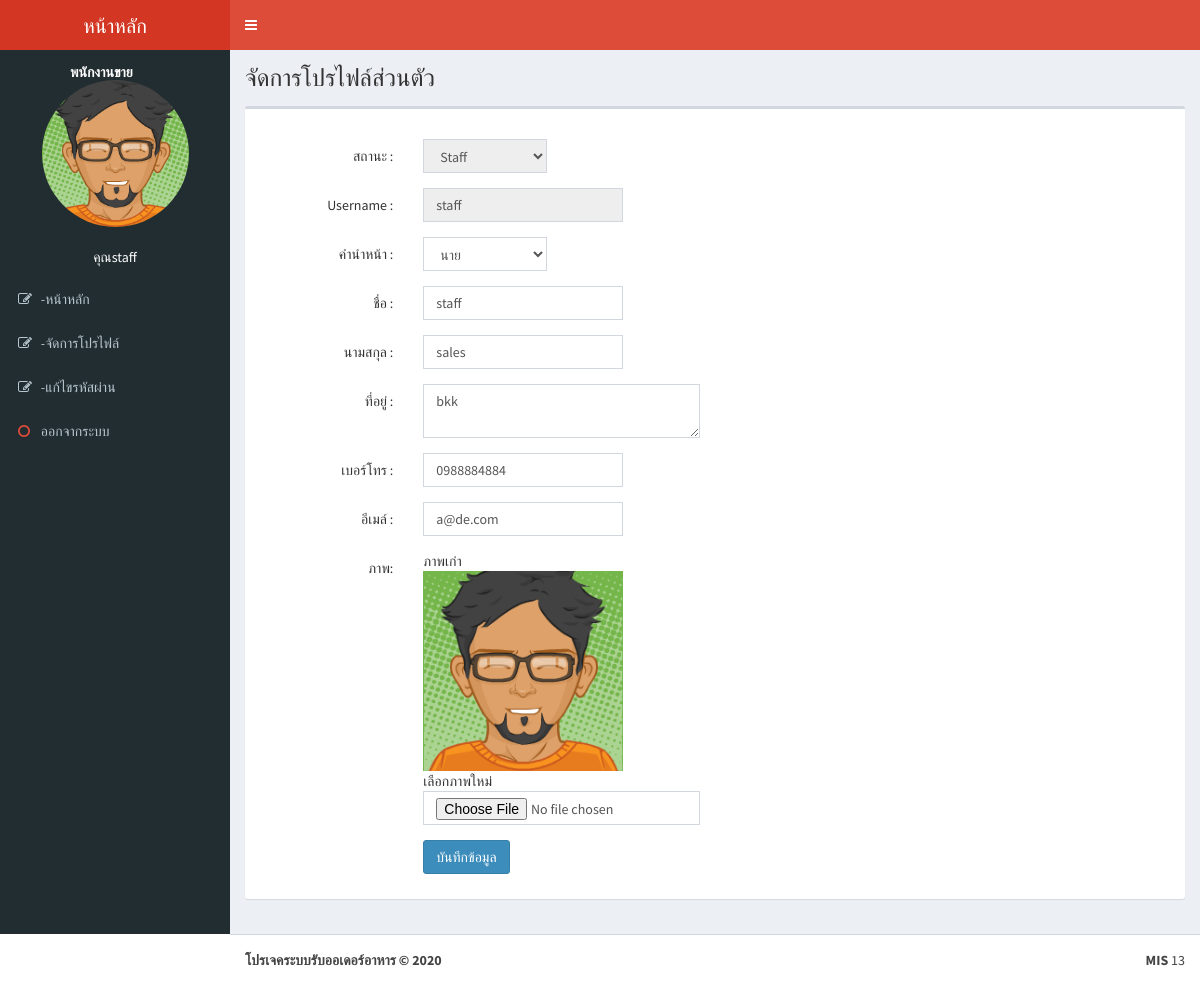
The app's page /pos/member.php (signed in) with its own data.
### tables this page shows
CREATE TABLE `tbl_member` (
  `m_id` int(11) NOT NULL,
  `m_username` varchar(50) NOT NULL,
  `m_password` varchar(50) NOT NULL,
  `m_firstname` varchar(50) NOT NULL,
  `m_name` varchar(100) NOT NULL,
  `m_lastname` varchar(100) NOT NULL,
  `m_img` varchar(100) DEFAULT NULL,
  `m_address` varchar(255) NOT NULL,
  `m_phone` varchar(20) NOT NULL,
  `m_email` varchar(50) NOT NULL,
  `m_level` varchar(10) NOT NULL,
  `m_datesave` timestamp NOT NULL DEFAULT current_timestamp()
);

### pos/member_form_edit.php (the view, shortened to what this page needs)
<?php
$sql = "SELECT * FROM tbl_member WHERE m_id=$m_id";
$result = mysqli_query($con, $sql) or die ("Error in query: $sql " . mysqli_error());
$row = mysqli_fetch_array($result);
extract($row);
?>
<form action="member_form_edit_db.php" method="post" class="form-horizontal" enctype="multipart/form-data">
  <div class="form-group">
    <div class="col-sm-2 control-label">
      สถานะ :
    </div>
    <div class="col-sm-2">
      <select name="m_level" class="form-control" required disabled>
         <option value="<?php echo $row['m_level'];?>">
          <?php echo $row['m_level'];?>
        </option>
      </select>
    </div>
  </div>
  <div class="form-group">
    <div class="col-sm-2 control-label">
      Username :
    </div>
    <div class="col-sm-3">
      <input type="text" name="m_username" required class="form-control" autocomplete="off" value="<?php echo $row['m_username'];?>" disabled>
    </div>
  </div>
  <div class="form-group">
    <div class="col-sm-2 control-label">
      คำนำหน้า :
    </div>
    <div class="col-sm-2">
      <select name="m_firstname" class="form-control" required>
        <option value="<?php echo $row['m_firstname'];?>">
          <?php echo $row['m_firstname'];?>
        </option>
      </select>
    </div>
  </div>
  <div class="form-group">
    <div class="col-sm-2 control-label">
      ชื่อ :
    </div>
    <div class="col-sm-3">
      <input type="text" name="m_name" required class="form-control" value="<?php echo $row['m_name'];?>">
    </div>
  </div>
  <div class="form-group">
    <div class="col-sm-2 control-label">
      นามสกุล :
    </div>
    <div class="col-sm-3">
      <input type="text" name="m_lastname" required class="form-control" value="<?php echo $row['m_lastname'];?>">
    </div>
  </div>
  <div class="form-group">
    <div class="col-sm-2 control-label">
      ที่อยู่ :
    </div>
    <div class="col-sm-4">
      <textarea name="m_address" required class="form-control"><?php echo $row['m_address'];?></textarea>
    </div>
  </div>
  <div class="form-group">
    <div class="col-sm-2 control-label">
      เบอร์โทร :
    </div>
    <div class="col-sm-3">
      <input type="text" name="m_phone" required class="form-control" value="<?php echo $row['m_phone'];?>">
    </div>
  </div>
  <div class="form-group">
    <div class="col-sm-2 control-label">
      อีเมล์ :
    </div>
    <div class="col-sm-3">
      <input type="email" name="m_email" required class="form-control" value="<?php echo $row['m_email'];?>">
    </div>
  </div>
  <div class="form-group">
    <div class="col-sm-2 control-label">
      ภาพ:
    </div>
    <div class="col-sm-4">
      ภาพเก่า <br>
      <img src="../people_img/<?php echo $row['m_img'];?>" width="200px">
      <br>
      เลือกภาพใหม่ <br>
      <input type="file" name="m_img"  class="form-control" accept="image/*">
    </div>
  </div>
  <div class="form-group">
    <div class="col-sm-2">
    </div>
    <div class="col-sm-3">
      <button type="submit" class="btn btn-primary">บันทึกข้อมูล</button>
    </div>
  </div>
</form>

### pos/menu_left.php
<aside class="main-sidebar">
  <section class="sidebar">
    <div class="user-panel">
      <div class="pull-left image">
        <br/>
        <center>
        <img src="../people_img/<?php echo $m_img;?>" class="img-circle" width="70%">
        <br><br>
        <font color="#fff">
        คุณ<?php echo $m_name;?>
        </font>
        <br>
      </center>
      </div>
      <div class="pull-left info">
        <p>พนักงานขาย</p>
      </div>
    </div>
    <ul class="sidebar-menu" data-widget="tree">
       <li>
        <a href="index.php">
          <i class="fa fa-edit"></i>
          <span> -หน้าหลัก</span>
        </a>
      </li>
      <li>
        <a href="member.php">
          <i class="fa fa-edit"></i>
          <span>-จัดการโปรไฟล์</span>
        </a>
      </li>
      <li>
        <a href="member.php?act=pwd">
          <i class="fa fa-edit"></i>
          <span>-แก้ไขรหัสผ่าน</span>
        </a>
      </li>
      <li><a href="../logout.php" onclick="return confirm('ย้นยันการออกจากระบบ');"><i class="fa fa-circle-o text-red"></i> <span>ออกจากระบบ</span></a></li>
    </section>
  </aside>

### records on screen
tbl_member: m_img (picture), m_name "staff", m_level "Staff", m_username "staff", m_firstname "นาย", m_lastname "sales", m_address "bkk", m_phone "0988884884", m_email "a@de.com"
